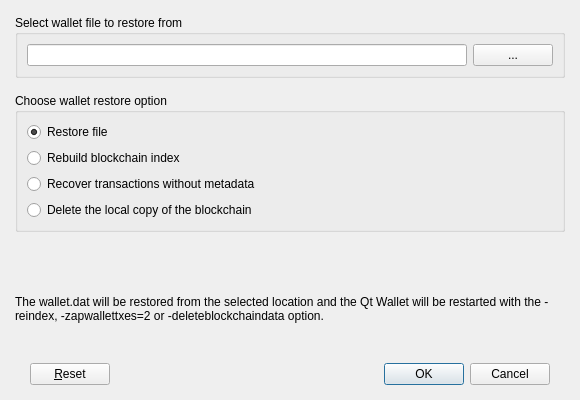
<?xml version="1.0" encoding="UTF-8"?>
<ui version="4.0">
 <class>RestoreDialog</class>
 <widget class="QDialog" name="RestoreDialog">
  <property name="geometry">
   <rect>
    <x>0</x>
    <y>0</y>
    <width>580</width>
    <height>400</height>
   </rect>
  </property>
  <property name="windowTitle">
   <string>Restore Wallet</string>
  </property>
  <layout class="QVBoxLayout" name="verticalLayout_3">
   <property name="spacing">
    <number>0</number>
   </property>
   <property name="leftMargin">
    <number>0</number>
   </property>
   <property name="topMargin">
    <number>0</number>
   </property>
   <property name="rightMargin">
    <number>0</number>
   </property>
   <property name="bottomMargin">
    <number>0</number>
   </property>
   <item>
    <layout class="QVBoxLayout" name="verticalLayout_2">
     <property name="spacing">
      <number>15</number>
     </property>
     <property name="leftMargin">
      <number>15</number>
     </property>
     <property name="topMargin">
      <number>15</number>
     </property>
     <property name="rightMargin">
      <number>15</number>
     </property>
     <property name="bottomMargin">
      <number>15</number>
     </property>
     <item>
      <widget class="QGroupBox" name="gbWalletPath">
       <property name="title">
        <string>Select wallet file to restore from</string>
       </property>
       <layout class="QHBoxLayout" name="horizontalLayout">
        <item>
         <widget class="QLineEdit" name="txtWalletPath">
          <property name="readOnly">
           <bool>true</bool>
          </property>
         </widget>
        </item>
        <item>
         <widget class="QPushButton" name="toolWalletPath">
          <property name="text">
           <string>...</string>
          </property>
         </widget>
        </item>
       </layout>
      </widget>
     </item>
     <item>
      <widget class="QGroupBox" name="groupBox">
       <property name="sizePolicy">
        <sizepolicy hsizetype="Preferred" vsizetype="Maximum">
         <horstretch>0</horstretch>
         <verstretch>0</verstretch>
        </sizepolicy>
       </property>
       <property name="title">
        <string>Choose wallet restore option</string>
       </property>
       <layout class="QVBoxLayout" name="verticalLayout">
        <item>
         <widget class="QRadioButton" name="rbRestoreFile">
          <property name="sizePolicy">
           <sizepolicy hsizetype="Minimum" vsizetype="Preferred">
            <horstretch>0</horstretch>
            <verstretch>0</verstretch>
           </sizepolicy>
          </property>
          <property name="text">
           <string>Restore file</string>
          </property>
          <property name="checked">
           <bool>true</bool>
          </property>
         </widget>
        </item>
        <item>
         <widget class="QRadioButton" name="rbReindex">
          <property name="sizePolicy">
           <sizepolicy hsizetype="Minimum" vsizetype="Preferred">
            <horstretch>0</horstretch>
            <verstretch>0</verstretch>
           </sizepolicy>
          </property>
          <property name="text">
           <string>Rebuild blockchain index</string>
          </property>
         </widget>
        </item>
        <item>
         <widget class="QRadioButton" name="rbZapWallet">
          <property name="sizePolicy">
           <sizepolicy hsizetype="Minimum" vsizetype="Preferred">
            <horstretch>0</horstretch>
            <verstretch>0</verstretch>
           </sizepolicy>
          </property>
          <property name="text">
           <string>Recover transactions without metadata</string>
          </property>
         </widget>
        </item>
        <item>
         <widget class="QRadioButton" name="rbLocalDeleteData">
          <property name="sizePolicy">
           <sizepolicy hsizetype="Minimum" vsizetype="Preferred">
            <horstretch>0</horstretch>
            <verstretch>0</verstretch>
           </sizepolicy>
          </property>
          <property name="text">
           <string>Delete the local copy of the blockchain</string>
          </property>
         </widget>
        </item>
       </layout>
      </widget>
     </item>
     <item>
      <spacer name="verticalSpacer_2">
       <property name="orientation">
        <enum>Qt::Vertical</enum>
       </property>
       <property name="sizeType">
        <enum>QSizePolicy::MinimumExpanding</enum>
       </property>
       <property name="sizeHint" stdset="0">
        <size>
         <width>20</width>
         <height>20</height>
        </size>
       </property>
      </spacer>
     </item>
     <item>
      <widget class="QLabel" name="lblInfo">
       <property name="text">
        <string>The wallet.dat will be restored from the selected location and the Qt Wallet will be restarted with the -reindex, -zapwallettxes=2 or -deleteblockchaindata option.</string>
       </property>
       <property name="wordWrap">
        <bool>true</bool>
       </property>
      </widget>
     </item>
    </layout>
   </item>
   <item>
    <widget class="QWidget" name="buttonsContainerWhite" native="true">
     <layout class="QHBoxLayout" name="horizontalLayout_2">
      <property name="leftMargin">
       <number>30</number>
      </property>
      <property name="topMargin">
       <number>25</number>
      </property>
      <property name="rightMargin">
       <number>30</number>
      </property>
      <property name="bottomMargin">
       <number>15</number>
      </property>
      <item>
       <widget class="QPushButton" name="btnReset">
        <property name="text">
         <string>&amp;Reset</string>
        </property>
       </widget>
      </item>
      <item>
       <spacer name="horizontalSpacer">
        <property name="orientation">
         <enum>Qt::Horizontal</enum>
        </property>
        <property name="sizeHint" stdset="0">
         <size>
          <width>196</width>
          <height>20</height>
         </size>
        </property>
       </spacer>
      </item>
      <item>
       <widget class="QDialogButtonBox" name="btnBoxRestore">
        <property name="standardButtons">
         <set>QDialogButtonBox::Cancel|QDialogButtonBox::Ok</set>
        </property>
       </widget>
      </item>
     </layout>
    </widget>
   </item>
  </layout>
 </widget>
 <resources/>
 <connections/>
</ui>
